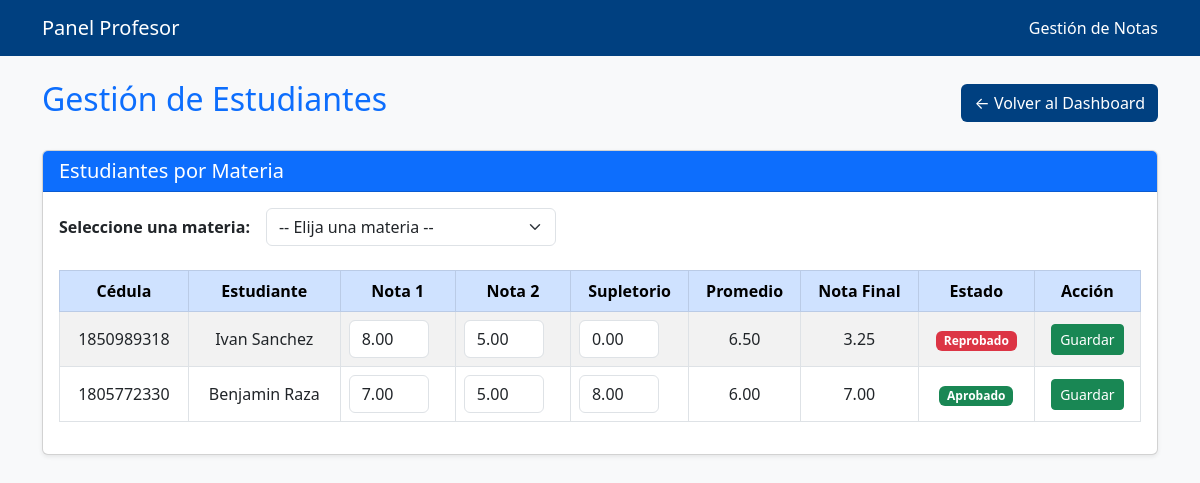
Page /app/vistas/profesor/mis_estudiantes.php?materia=TDW1 (signed in) on the committed database.
### tables this page shows
CREATE TABLE `notas` (
  `IdNota` int(11) NOT NULL,
  `IdMatricula` int(11) DEFAULT NULL,
  `Nota1` decimal(5,2) DEFAULT NULL,
  `Nota2` decimal(5,2) DEFAULT NULL,
  `Supletorio` decimal(5,2) DEFAULT NULL
);

CREATE TABLE `usuarios` (
  `Cedula` varchar(10) NOT NULL,
  `PrimerNombre` varchar(50) DEFAULT NULL,
  `SegundoNombre` varchar(50) DEFAULT NULL,
  `PrimerApellido` varchar(50) DEFAULT NULL,
  `SegundoApellido` varchar(50) DEFAULT NULL,
  `CorreoInstitucional` varchar(100) DEFAULT NULL,
  `Provincia` varchar(50) DEFAULT NULL,
  `Rol` varchar(20) DEFAULT NULL CHECK (`Rol` in ('ADMINISTRADOR','ESTUDIANTE','PROFESOR','SECRETARIA')),
  `Contrasena` varchar(100) NOT NULL
);

### app/vistas/profesor/mis_estudiantes.php (the view, shortened to what this page needs)
<?php
require '../../config/conexion.php';
$idMateriaSeleccionada = $_GET['materia'] ?? null;
$estudiantes = [];
if ($idMateriaSeleccionada) {
    $stmt = $conexion->prepare("
        SELECT n.IdNota, e.PrimerNombre, e.PrimerApellido, e.Cedula,
               n.Nota1, n.Nota2, n.Supletorio
        FROM Notas n
        JOIN Matriculas m ON n.IdMatricula = m.IdMatricula
        JOIN Usuarios e ON m.CedulaEstudiante = e.Cedula
        WHERE m.IdMateria = ?
    ");
    $stmt->execute([$idMateriaSeleccionada]);
    $estudiantes = $stmt->fetchAll(PDO::FETCH_ASSOC);
}
?>
<!DOCTYPE html>
<html lang="es">
<head>
    <link href="https://cdn.jsdelivr.net/npm/bootstrap@5.3.0/dist/css/bootstrap.min.css" rel="stylesheet">
</head>
<body class="bg-light">
<nav class="navbar navbar-expand-lg navbar-custom">
    <div class="container">
        <a class="navbar-brand" href="#">Panel Profesor</a>
        <span class="navbar-text">Gestión de Notas</span>
    </div>
</nav>
<div class="container mt-4">
    <div class="d-flex justify-content-between align-items-center mb-4">
        <h2 class="text-primary">Gestión de Estudiantes</h2>
        <a href="../../dashboard.php" class="btn btn-rojo">← Volver al Dashboard</a>
    </div>
    <div class="card shadow-sm">
        <div class="card-header bg-primary text-white">
            <h5 class="mb-0">Estudiantes por Materia</h5>
        </div>
        <div class="card-body">
            <form method="GET" class="mb-4">
                <div class="row g-3 align-items-center">
                    <div class="col-auto">
                        <label for="materia" class="col-form-label fw-semibold">Seleccione una materia:</label>
                    </div>
                    <div class="col-auto">
                        <select name="materia" id="materia" class="form-select" onchange="this.form.submit()">
                            <option value="">-- Elija una materia --</option>
                        </select>
                    </div>
                </div>
            </form>
            <?php if ($idMateriaSeleccionada): ?>
                <div class="table-responsive">
                    <table class="table table-bordered table-striped table-hover align-middle">
                        <thead class="table-primary text-center">
                            <tr>
                                <th>Cédula</th>
                                <th>Estudiante</th>
                                <th>Nota 1</th>
                                <th>Nota 2</th>
                                <th>Supletorio</th>
                                <th>Promedio</th>
                                <th>Nota Final</th>
                                <th>Estado</th>
                                <th>Acción</th>
                            </tr>
                        </thead>
                        <tbody>
                        <?php foreach ($estudiantes as $est):
                            $prom = (!is_null($est['Nota1']) && !is_null($est['Nota2'])) ? ($est['Nota1'] + $est['Nota2']) / 2 : null;
                            $final = $prom;
                            if ($prom < 7 && !is_null($est['Supletorio'])) {
                                $final = ($prom + $est['Supletorio']) / 2;
                            }
                            $estado = "Pendiente";
                            if (!is_null($final)) {
                                $estado = $final >= 7 ? "Aprobado" : "Reprobado";
                            }
                        ?>
                            <tr class="text-center">
                                <form method="POST">
                                    <td><?= $est['Cedula'] ?></td>
                                    <td><?= $est['PrimerNombre'] . ' ' . $est['PrimerApellido'] ?></td>
                                    <td><input type="number" class="form-control" name="nota1" step="0.01" min="0" max="10" value="<?= $est['Nota1'] ?>"></td>
                                    <td><input type="number" class="form-control" name="nota2" step="0.01" min="0" max="10" value="<?= $est['Nota2'] ?>"></td>
                                    <td><input type="number" class="form-control" name="supletorio" step="0.01" min="0" max="10" value="<?= $est['Supletorio'] ?>"></td>
                                    <td><?= is_null($prom) ? '-' : number_format($prom, 2) ?></td>
                                    <td><?= is_null($final) ? '-' : number_format($final, 2) ?></td>
                                    <td>
                                        <?php if ($estado === 'Aprobado'): ?>
                                            <span class="badge bg-success">Aprobado</span>
                                        <?php elseif ($estado === 'Reprobado'): ?>
                                            <span class="badge bg-danger">Reprobado</span>
                                        <?php else: ?>
                                            <span class="badge bg-warning text-dark">Pendiente</span>
                                        <?php endif; ?>
                                    </td>
                                    <td><button type="submit" name="guardar" class="btn btn-sm btn-success">Guardar</button></td>
                                </form>
                            </tr>
                        <?php endforeach; ?>
                        </tbody>
                    </table>
                </div>
            <?php elseif (isset($_GET['materia'])): ?>
                <div class="alert alert-info mt-4">No hay estudiantes matriculados en esta materia.</div>
            <?php endif; ?>
        </div>
    </div>
</div>
</body>
</html>

### app/vistas/profesor/mis_estudiantes.php (style rules this page uses)
input[type="number"] { width: 80px; }
.btn-rojo { background-color: #004080; color: white; }
body { background-color: #fff; }
.navbar-custom { background-color: #004080; }
.navbar-custom .navbar-brand, .navbar-custom .nav-link, .navbar-custom .navbar-text { color: #fff; }

### rows in the picture
notas: usuarios.Cedula "1850989318", usuarios.PrimerNombre "Ivan", usuarios.PrimerApellido "Sanchez", nota1 "8.00", nota2 "5.00", supletorio "0.00", prom "6.50", final "3.25", shows "Reprobado"
notas: usuarios.Cedula "1805772330", usuarios.PrimerNombre "Benjamin", usuarios.PrimerApellido "Raza", nota1 "7.00", nota2 "5.00", supletorio "8.00", prom "6.00", Nota1 "7.00", shows "Aprobado"
